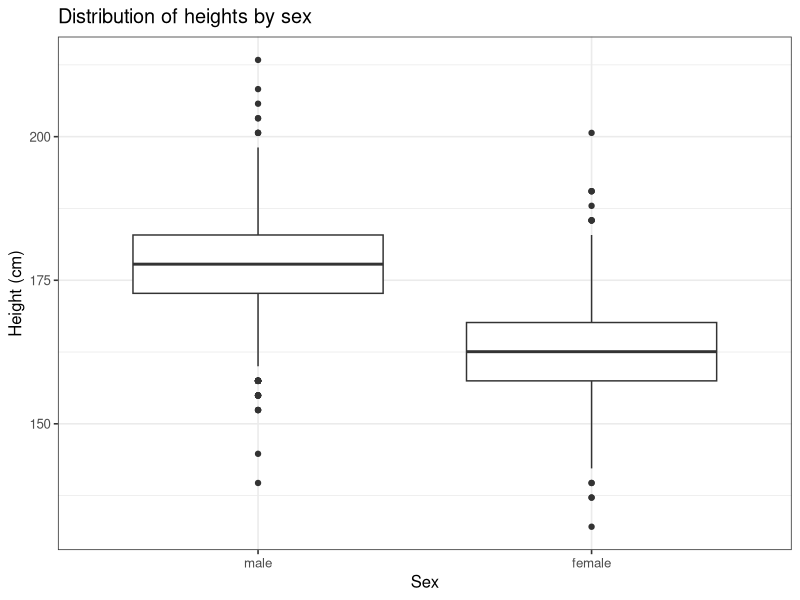
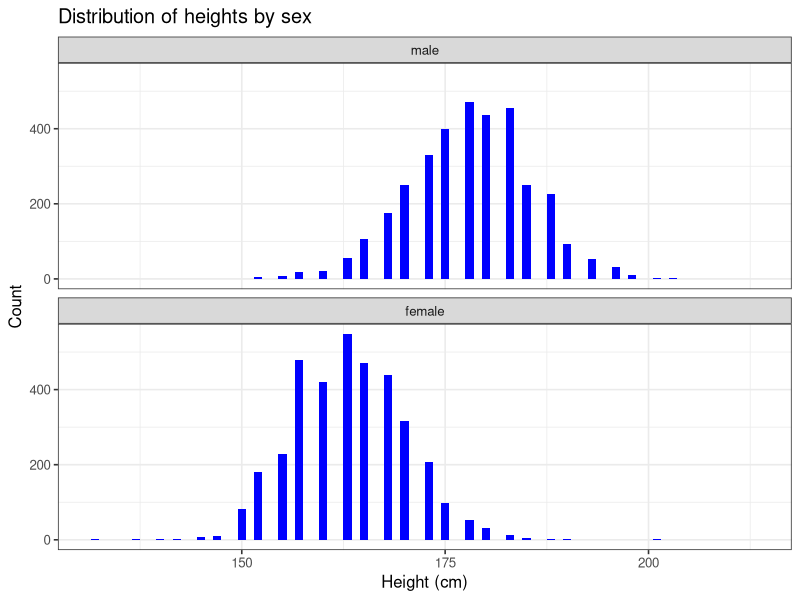
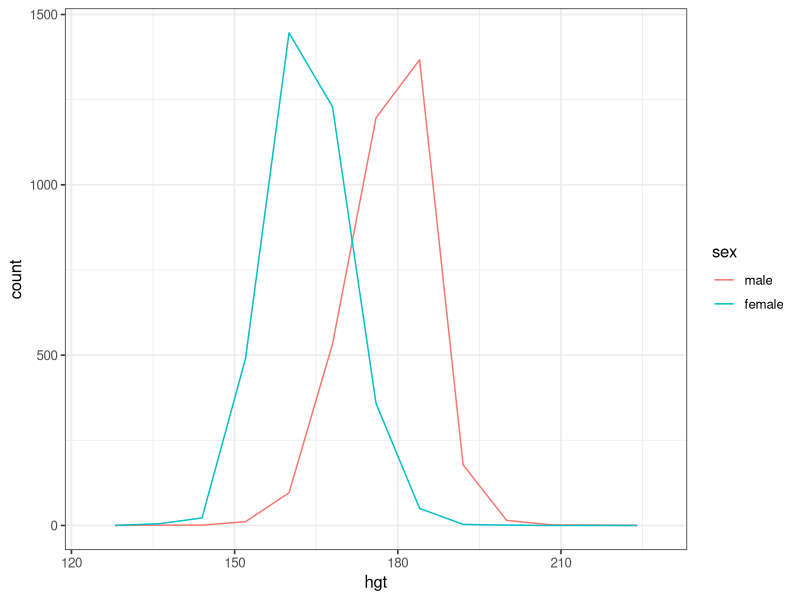
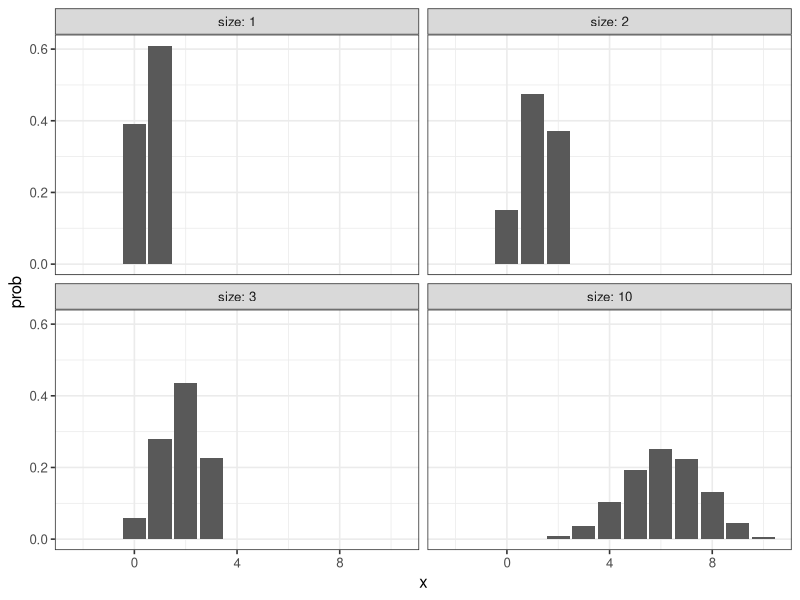
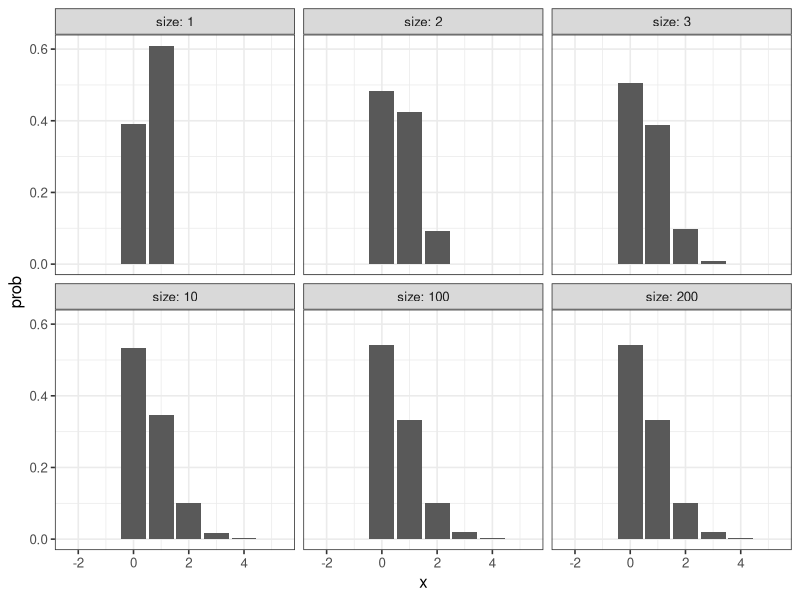
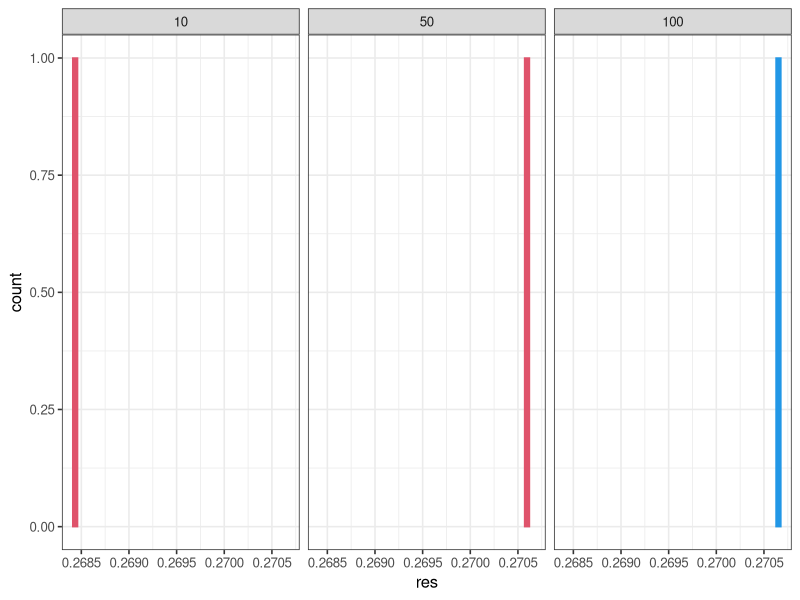

These charts were generated, in order, by the following R code:
## ---- chunk 1
knitr::opts_chunk$set(echo = TRUE)

options(dplyr.summarise.inform = FALSE)
library(tidyverse)

# set theme used for plotting
theme_set(theme_bw(base_size = 12))

# Modelr package
library(modelr)

library(ggplot2)

## ---- chunk 2
# test
heights <- heights

heights
## ---- chunk 3
heights$hgt <- heights$height * 2.54

heights$wgt <- heights$weight * 0.45359237

heights
## ---- chunk 4
ggplot(heights, aes(x = sex, y = hgt)) + 
  geom_boxplot() +
  xlab("Sex") +
  ylab("Height (cm)") +
  ggtitle("Distribution of heights by sex")
## ---- chunk 5
ggplot(heights, aes(x = hgt)) +
  geom_histogram(binwidth = 1, fill = "blue") +
  facet_wrap(~ sex, ncol = 1) +
  xlab("Height (cm)") +
  ylab("Count") +
  ggtitle("Distribution of heights by sex")
## ---- chunk 6
#?heights
ggplot(heights, aes(x = hgt, color = sex, fill = sex)) +
  geom_freqpoly(binwidth = 8)
## ---- chunk 7
hgt_summary <- heights %>%
  group_by(sex) %>%
  summarize(
    hgt_mean = mean(hgt),
    hgt_sd = sd(hgt),
    counts = n()
)

hgt_summary
## ---- chunk 8
# Tøl frá https://en.wikipedia.org/wiki/Average_human_height_by_country
# Land brúk: Bretland
hgt_males   <- tibble(hgt = rnorm(3604, mean = 175, sd = 2.5), sex = "male")
hgt_females <- tibble(hgt = rnorm(3402, mean = 161.3, sd = 2.5), sex = "female")

hgt_sim <-
  rbind(
    hgt_males,
    hgt_females
  )

hgt_sim
## ---- chunk 9

## ---- chunk 10

## ---- chunk 11

## ---- chunk 12

## ---- chunk 13

## ---- chunk 14

## ---- chunk 15

## ---- chunk 16

## ---- chunk 17

## ---- chunk 18

## ---- chunk 19

## ---- chunk 20

## ---- chunk 21

## ---- chunk 22
x_values <- -2:10
prob <- 0.61
size <- c(1,2,3,10)

ndata <- NULL
for (i in size) {
  tb_data <- NULL
  tb_data <- tibble(
    x = x_values,
    size = i,
    prob = dbinom(x_values, size, prob)
  )
  ndata <- rbind(ndata, tb_data)
}

ggplot() +
  geom_bar(data=ndata, aes(x, prob), stat = "identity") +
  ylab("prob") +
  facet_wrap(~ size, labeller = label_both)
## ---- chunk 23
x_values <- -2:5
prob_value <- 0.61
size <- c(1,2,3,10,100,200)

ndata <- NULL
for (i in size) {
  tb_data <- NULL
  tb_data <- tibble(
    x = x_values,
    size = i,
    prob = prob_value/size,
    y = dbinom(x_values, size, prob)
  )
  ndata <- rbind(ndata, tb_data)
}

ggplot() +
  geom_bar(data=ndata, aes(x, y), stat = "identity") +
  ylab("prob") +
  facet_wrap(~ size, labeller = label_both)
## ---- chunk 24

## ---- chunk 25

## ---- chunk 26

## ---- chunk 27

## ---- chunk 28
n = c(10, 50, 100)
data = tibble(x = 1, n = n, p = 2/n, res = dbinom(1, n, 2/n))
data
#data = tibble(dbinom(c(1, 1, 1), 100, 2/100), )
ggplot(data, aes(x = res)) +
  geom_bar(colour = n, fill = n) +
  facet_wrap(~ n)
  #facet_wrap()
#data

## ---- chunk 29

## ---- chunk 30

## ---- chunk 31

## ---- chunk 32

## ---- chunk 33

## ---- chunk 34

## ---- chunk 35

## ---- chunk 36

